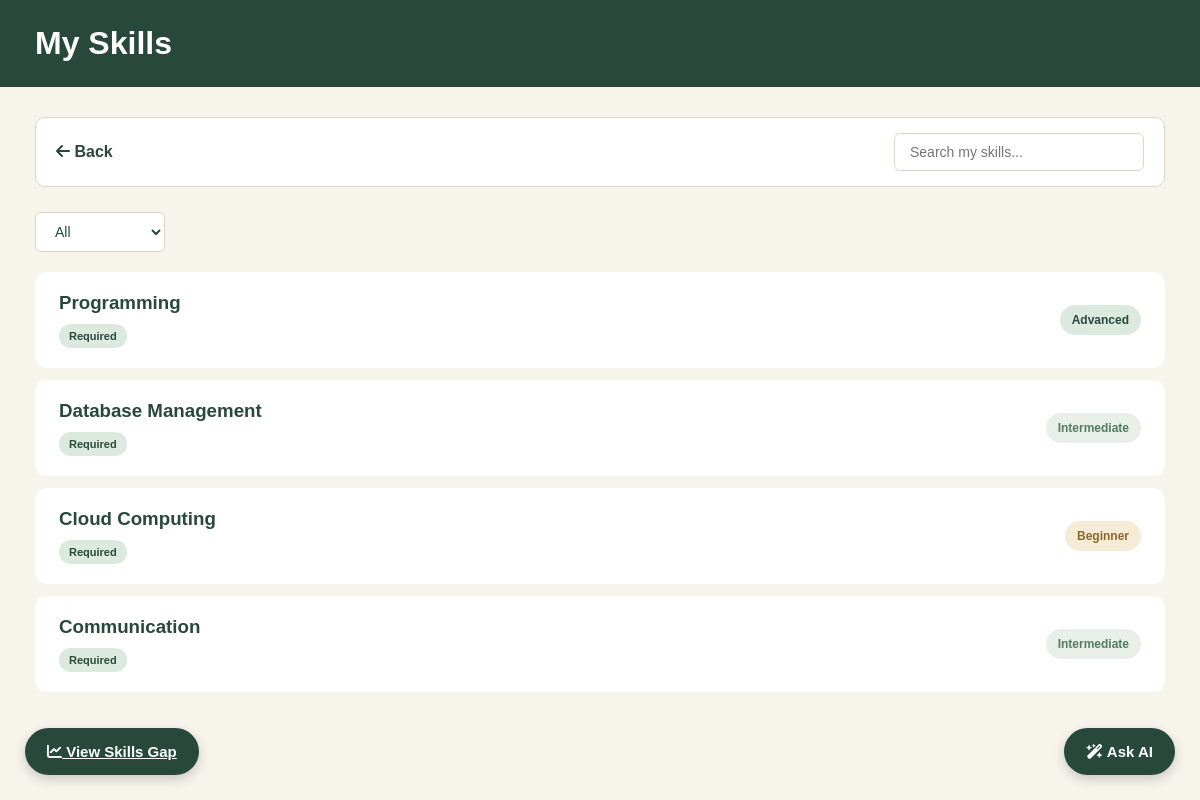
The app's page /employee/skills/ (signed in) with its own data.
### core/models.py (models this page shows, shortened)
class EmployeeSkill(models.Model):
    PROFICIENCY_CHOICES = [
        (1, "Beginner"),
        (2, "Intermediate"),
        (3, "Advanced"),
    ]
    employee = models.ForeignKey(
        Employee,
        on_delete=models.CASCADE,
        related_name="employee_skills"
    )
    skill = models.ForeignKey(
        Skill,
        on_delete=models.CASCADE,
        related_name="employee_skills"
    )
    proficiency = models.IntegerField(
        choices=PROFICIENCY_CHOICES,
        validators=[MinValueValidator(1), MaxValueValidator(3)]
    )
    class Meta:
        unique_together = ("employee", "skill")

class Skill(models.Model):
    name = models.CharField(max_length=100)
    category = models.CharField(max_length=100, blank=True)
    description = models.TextField(blank=True)
    is_active = models.BooleanField(default=True)

### core/views.py (the view)
# urls.py: path('employee/skills/', views.employee_skills, name='employee_skills'),
@login_required
def employee_skills(request):
    if request.user.employee_profile.role != 'employee':
        return redirect_by_role(request.user)
    employee = request.user.employee_profile
    skills = employee.employee_skills.select_related(
        'skill'
    ).all()
    role_skills = {}
    if employee.job_role:
        role_skills = {
            item.skill_id: item.is_required
            for item in employee.job_role.required_skills.all()
        }
    for item in skills:
        item.is_required_for_role = role_skills.get(item.skill_id)
    return render(request, 'core/employee_skills.html', {
        'employee': employee,
        'skills': skills
    })

### core/templates/core/employee_skills.html (shortened to what this page needs)
<!DOCTYPE html>
<html lang="en">
<head>
    <link rel="stylesheet"
          href="https://cdnjs.cloudflare.com/ajax/libs/font-awesome/6.5.2/css/all.min.css">
</head>
<body>
    <header>
        <h1>My Skills</h1>
    </header>
    <main>
        <section class="navigation">
            <a href="{% url 'employee_dashboard' %}" class="back-button">
                <i class="fa-solid fa-arrow-left"></i> Back
            </a>
            <input
                type="text"
                id="skillSearch"
                class="search-box"
                placeholder="Search my skills..."
            >
        </section>
        <section class="filter-section">
            <select id="proficiencyFilter">
                <option value="all">All</option>
            </select>
        </section>
<section class="skills-grid" id="skillsGrid">
    {% for item in skills %}
        <div class="skill-card"
             data-name="{{ item.skill.name|lower }}"
             data-proficiency="{{ item.proficiency }}">
            <div class="skill-info">
                <h3>{{ item.skill.name }}</h3>
                {% if item.is_required_for_role == True %}
                    <span class="requirement required">Required</span>
                {% elif item.is_required_for_role == False %}
                    <span class="requirement optional">Optional</span>
                {% else %}
                    <span class="requirement not-assigned">Not assigned</span>
                {% endif %}
            </div>
            <span class="proficiency
                {% if item.proficiency == 1 %}
                    beginner
                {% elif item.proficiency == 2 %}
                    intermediate
                {% elif item.proficiency == 3 %}
                    advanced
                {% endif %}">
                {{ item.get_proficiency_display }}
            </span>
        </div>
    {% empty %}
        <div class="empty-message">
            You have not added any skills yet.
        </div>
    {% endfor %}
</section>
    </main>
    <a href="{% url 'employee_skills_gap' %}" class="skills-gap-button">
        <i class="fa-solid fa-chart-line"></i> View Skills Gap
    </a>
    <button class="ask-ai-button" onclick="toggleAI()">
        <i class="fa-solid fa-wand-magic-sparkles"></i>
        Ask AI
    </button>
</body>
</html>

### core/templates/core/employee_skills.html (style rules this page uses)
* { box-sizing: border-box; }
body { margin: 0; font-family: Arial, sans-serif; background: #F7F4EC; color: #29483C; overflow-y: scroll; }
header { background: #29483C; color: white; padding: 25px 35px; }
header h1 { margin: 0; }
main { padding: 30px 35px 100px; }
.navigation { display: flex; justify-content: space-between; align-items: center; gap: 20px; background: white; padding: 15px 20px; border: 1px solid #DDD5C5; border-radius: 10px; margin-bottom: 25px; }
.back-button { color: #29483C; text-decoration: none; font-weight: bold; }
.search-box { padding: 10px 15px; border: 1px solid #DDD5C5; border-radius: 6px; width: 250px; font-size: 14px; }
.filter-section { display: flex; align-items: center; gap: 12px; margin-bottom: 20px; }
.filter-section select { padding: 10px 15px; border: 1px solid #DDD5C5; border-radius: 6px; background: white; color: #29483C; font-size: 14px; }
.skills-grid { display: flex; flex-direction: column; gap: 12px; }
.skill-card { display: flex; justify-content: space-between; align-items: center; background: white; padding: 20px 24px; border-radius: 12px; gap: 15px; }
.skill-card h3, .skill-card p { margin: 0; }
.proficiency { padding: 8px 12px; border-radius: 20px; font-size: 12px; font-weight: bold; white-space: nowrap; }
.requirement { display: inline-block; margin-top: 10px; padding: 6px 10px; border-radius: 20px; font-size: 11px; font-weight: bold; }
.required { background: #DCE9DF; color: #29483C; }
.beginner { background: #F5EBD7; color: #8A682B; }
.intermediate { background: #E8EEE8; color: #527B63; }
.advanced { background: #DCE9DF; color: #29483C; }
.skills-gap-button { position: fixed; bottom: 25px; left: 25px; background: #29483C; color: white; border: none; border-radius: 30px; padding: 15px 22px; font-size: 15px; font-weight: bold; cursor: pointer; box-shadow: 0 4px 12px #00000030; z-index: 10; }
.ask-ai-button { position: fixed; bottom: 25px; right: 25px; background: #29483C; color: white; border: none; border-radius: 30px; padding: 15px 22px; font-size: 15px; font-weight: bold; cursor: pointer; box-shadow: 0 4px 12px #00000030; z-index: 10; }

### records on screen
EmployeeSkill: skill.name "Programming", shows "Required", proficiency "Advanced"
EmployeeSkill: skill.name "Database Management", shows "Required", proficiency "Intermediate"
EmployeeSkill: skill.name "Cloud Computing", shows "Required", proficiency "Beginner"
EmployeeSkill: skill.name "Communication", shows "Required", proficiency "Intermediate"
